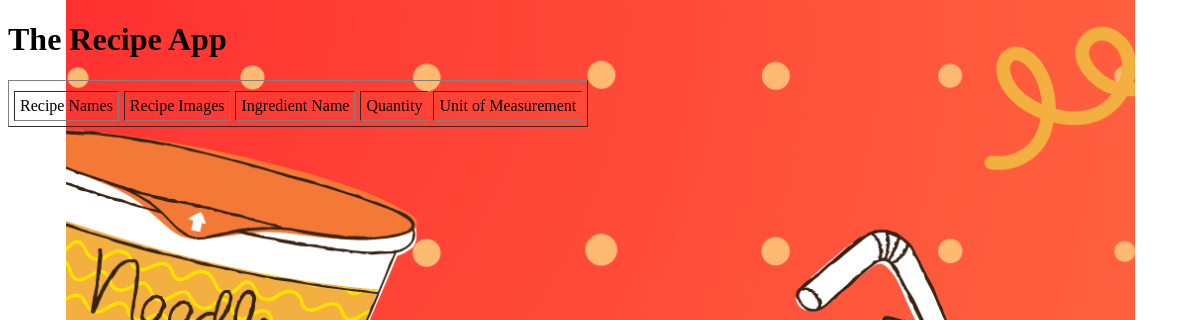
The page /recipe_detail/3 on the database as committed earlier.
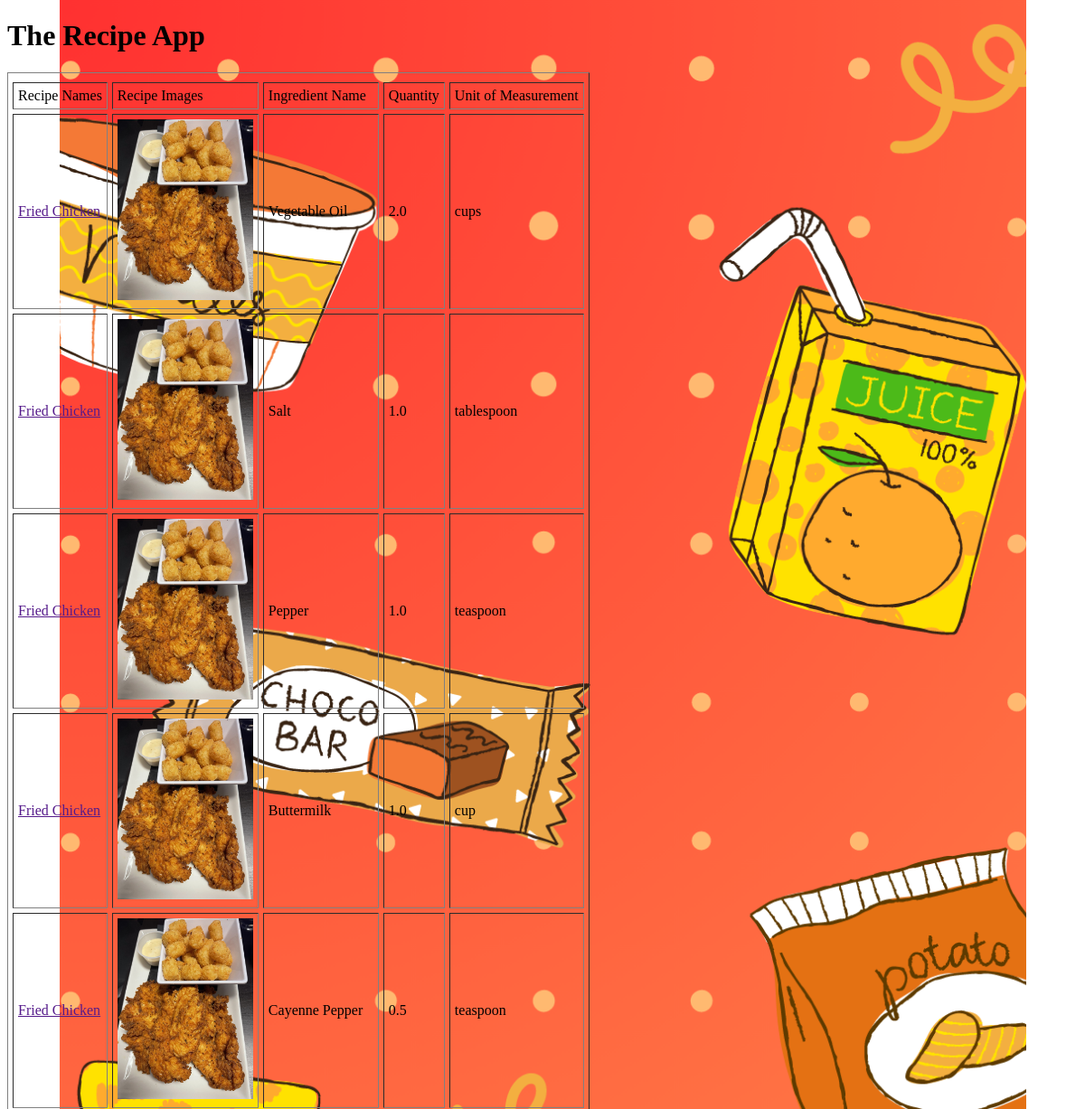
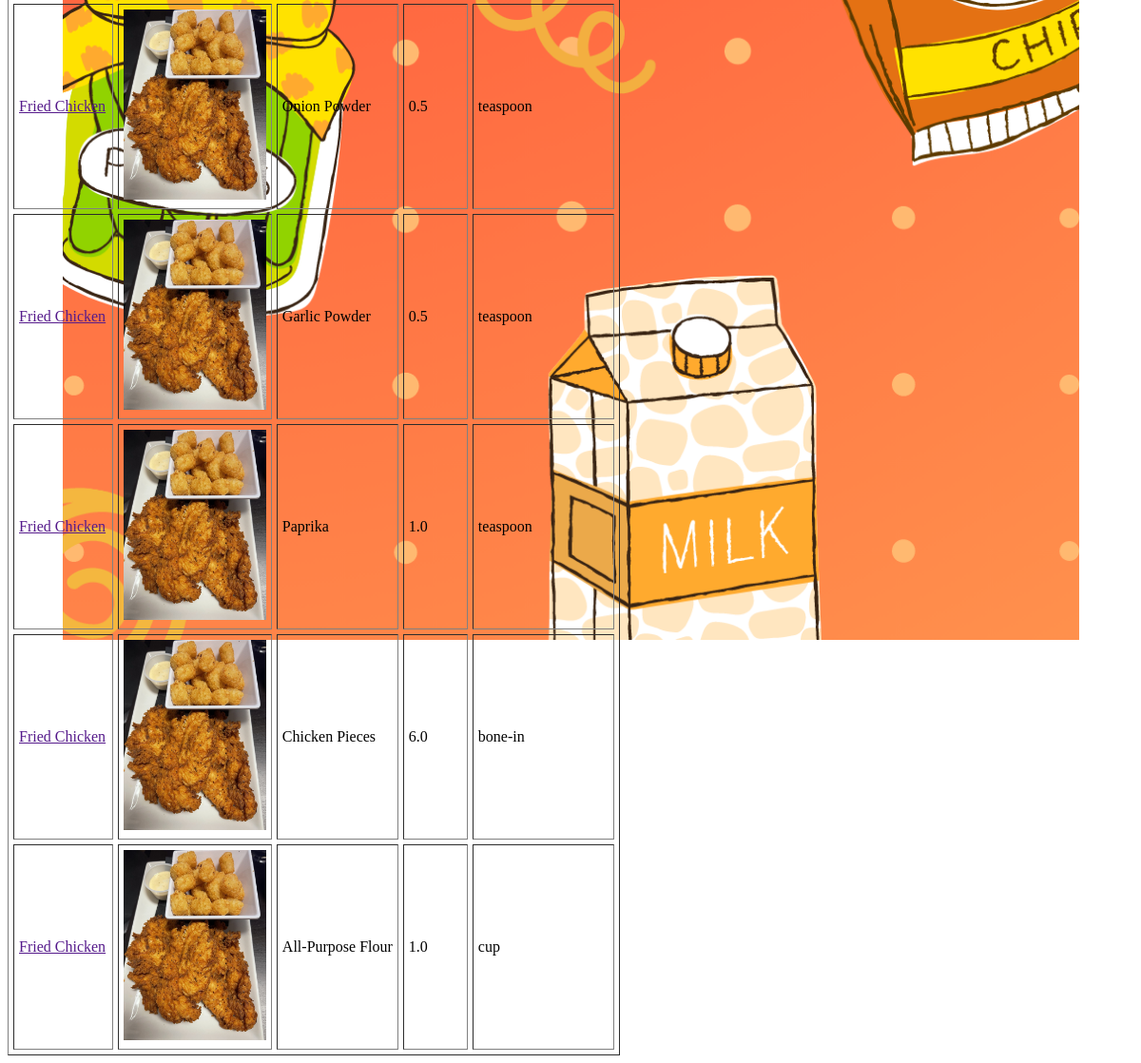
The same page on the database as committed later (2 pictures, top to bottom).
### recipe_app/models.py (models this page shows, shortened)
class Recipe_app(models.Model):
    name = models.CharField(max_length=200)
    pic = models.ImageField(upload_to="recipe_name", default="no_picture.jpg")
    directions = models.CharField(max_length=2000)
    minutes = models.PositiveIntegerField(validators=[validate_minutes])
    ingredients = models.ManyToManyField(Ingredient, through="Recipe_ingredient")

class Recipe_ingredient(models.Model):
    quantity = models.FloatField(default=0)
    unit_of_measurement = models.CharField(default="none listed", max_length=200)
    recipe = models.ForeignKey(
        "Recipe_app", on_delete=models.CASCADE, default="none listed"
    )
    ingredient = models.ForeignKey(
        "Ingredient", on_delete=models.CASCADE, default="none listed"
    )

class Ingredient(models.Model):
    ingredient_name = models.CharField(default="none listed", max_length=200)

### recipe_app/views.py (the view)
# urls.py: path('recipe_detail/<int:recipe_id>', recipe_detail, name='recipe_detail')
def recipe_detail(request, recipe_id):
    recipe=get_object_or_404(Recipe_app, pk=recipe_id)
    recipe_ingredient=recipe.recipe_ingredient_set.all()
    context={
        'recipe':recipe,
        'recipe_ingredient':recipe_ingredient
    }
    return render(request, 'recipe_app/recipe_detail.html', context)

### recipe_app/templates/recipe_app/recipe_detail.html (shortened to what this page needs)
<!DOCTYPE html>
{% load static %}
<head>
  <link rel="stylesheet" href="{% static 'recipe_app/css/recipe_app.css' %}">
</head>
<body id=bg style="background-image: url('{%static 'recipe_app\images\FoodAppBG.png'%}');">
<h1>The Recipe App</h1>
<table border="1" cellpadding="5" cellspacing="5">
  <tr>
    <td>Recipe Names</td>
    <td>Recipe Images</td>
    <td>Ingredient Name</td>
    <td>Quantity</td>
    <td>Unit of Measurement</td>
  </tr>
  {% for ingredient in recipe_ingredient %}
  <tr>
    <td><a href="{{recipe.get_absolute_url}}"> {{recipe.name}} </a></td>
    <td><img src="{{recipe.pic.url}}" width="150" height="200" /></td>
    <td>{{ingredient.ingredient.ingredient_name}}</td>
    <td>{{ingredient.quantity}}</td>
    <td>{{ingredient.unit_of_measurement}}</td>
  </tr>
  {% endfor %}
</table>

### recipe_app/static/recipe_app/css/recipe_app.css (style rules this page uses)
#bg { background-repeat: no-repeat; background-position: top; background-size: auto 1900px; background-attachment: fixed; }

Rows that differ between the two databases and show on the page:
added Recipe_ingredient: pic (picture), ingredient.ingredient_name "Vegetable Oil", quantity "2.0", unit_of_measurement "cups"
now on this page (row unchanged): Recipe_app: name "Fried Chicken"
added Recipe_ingredient: pic (picture), ingredient.ingredient_name "Salt", quantity "1.0", unit_of_measurement "tablespoon"
added Recipe_ingredient: pic (picture), ingredient.ingredient_name "Pepper", quantity "1.0", unit_of_measurement "teaspoon"
added Recipe_ingredient: pic (picture), ingredient.ingredient_name "Buttermilk", quantity "1.0", unit_of_measurement "cup"
added Recipe_ingredient: pic (picture), ingredient.ingredient_name "Cayenne Pepper", quantity "0.5", unit_of_measurement "teaspoon"
added Recipe_ingredient: pic (picture), ingredient.ingredient_name "Onion Powder", quantity "0.5", unit_of_measurement "teaspoon"
added Recipe_ingredient: pic (picture), ingredient.ingredient_name "Garlic Powder", quantity "0.5", unit_of_measurement "teaspoon"
added Recipe_ingredient: pic (picture), ingredient.ingredient_name "Paprika", quantity "1.0", unit_of_measurement "teaspoon"
added Recipe_ingredient: pic (picture), ingredient.ingredient_name "Chicken Pieces", quantity "6.0", unit_of_measurement "bone-in"
added Recipe_ingredient: pic (picture), ingredient.ingredient_name "All-Purpose Flour", quantity "1.0", unit_of_measurement "cup"
